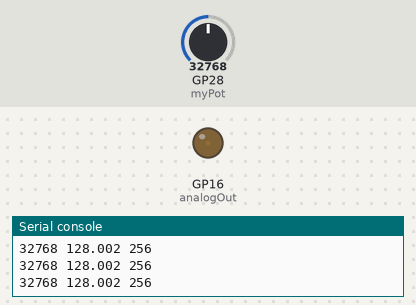
This program was run on a simulated Raspberry Pi Pico running MicroPython. Shown: output pins drawn as LEDs (lit = HIGH), the last lines printed to the serial console. The test bench sets the inputs (shaded band); at power-on: GP28 (myPot) = 32768 (analog values on the 0–65535 scale).

Above: at 1.2 s.
1.3 s: GP28 (myPot) set to 57670
At 2.3 s:
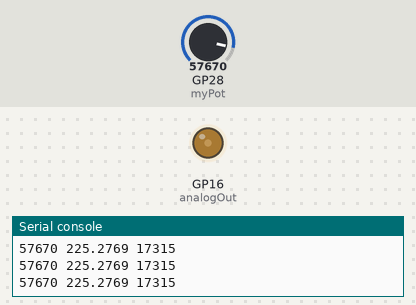
2.8 s: GP28 (myPot) set to 65535
At 3.6 s:
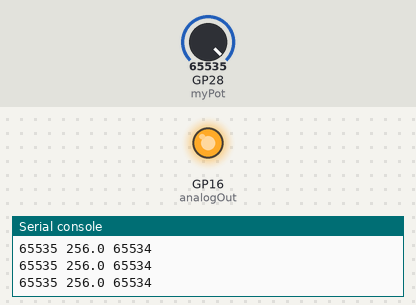
4.3 s: GP28 (myPot) set to 32767
At 4.9 s:
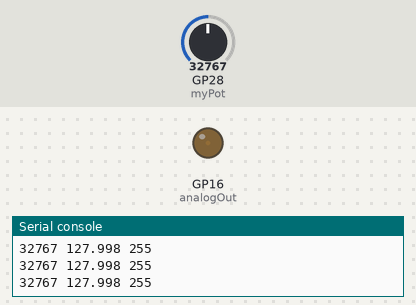
Timing chart, 0 to 7.3 s (numbered marks = the images above; inputs shaded):
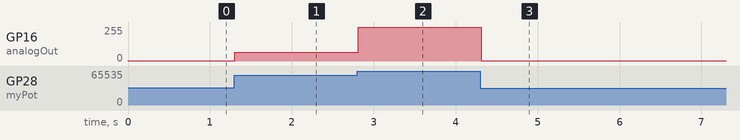

The program:

pwm_led_dimming_pot_exp.py
```python
from machine import PWM, Pin, ADC
from time import sleep

outPin = 16
analogOut = PWM(Pin(outPin))
analogOut.freq(1000) #in ms
analogOut.duty_u16(0)

potPin = 28
myPot = ADC(potPin)

steps = 256
base = 65535 ** (1 / steps)
stepPerMax = (steps / 65535)

while True:
    potVal = myPot.read_u16()
    expVal = stepPerMax * potVal
    brightness = int(base ** expVal)
    analogOut.duty_u16(brightness)

    print(potVal, expVal, brightness)

    sleep(0.1)
```

Measured:
- after the input at 1.3 s, GP16 (analogOut): 1/255 → 67/255 at once
- after the input at 2.8 s, GP16 (analogOut): 67/255 → 255/255 at once
- after the input at 4.3 s, GP16 (analogOut): 255/255 → 1/255 at once
